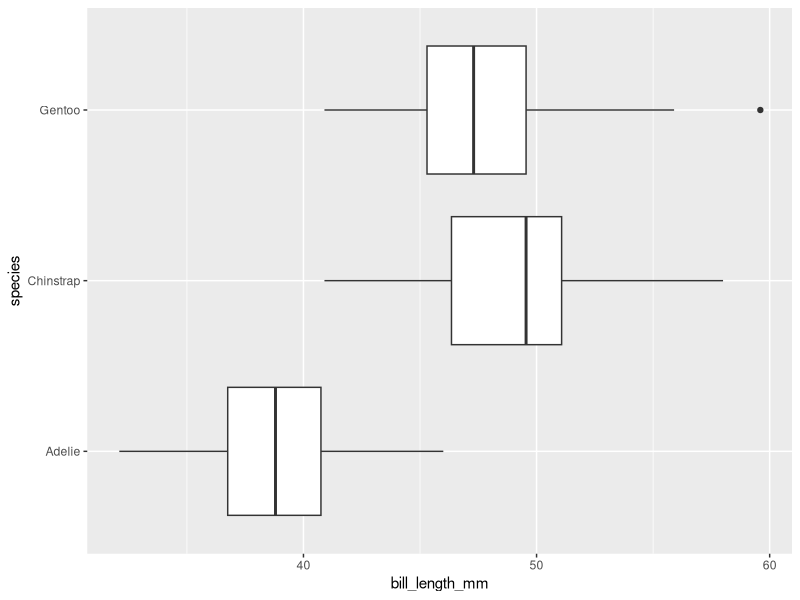
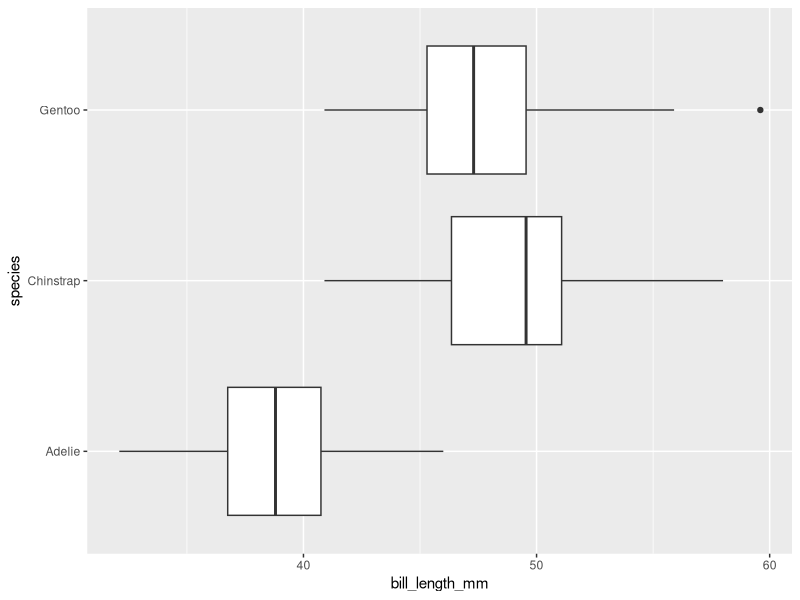

Recreate these plots in R, in order.

            library(ggplot2)
            library(palmerpenguins)
            built_answer <- tryCatch(
                {
                    set.seed(42)
                    ggplot(penguins, aes(x = species, y = bill_length_mm)) + geom_boxplot() + coord_flip()
                    suppressWarnings(
                        if (!file.exists("/sandbox/figures/bill-length_species_boxplot_coord_flip_answer.png")) {
                            ggsave(
                                width = 3,
                                height = 3,
                                "/sandbox/figures/bill-length_species_boxplot_coord_flip_answer.png"
                            )
                        }
                    )
                    suppressWarnings(
                        ggplot_build(last_plot())
                    )
                },
                error = function(e) {
                    'ERROR'
                }
            )
            built_submission <- tryCatch(
                {
                    set.seed(42)
                    ggplot(penguins, aes(x = species, y = bill_length_mm)) + 
  geom_boxplot() + 
  coord_flip()
                    suppressWarnings(
                        ggsave(
                            width = 3,
                            height = 3,
                            "figures/bill-length_species_boxplot_coord_flip_submission_llama.png"
                        )
                    )
                    suppressWarnings(
                        ggplot_build(last_plot())
                    )
                },
                error = function(e) {
                    'ERROR'
                }
            )
            cat(isTRUE(all.equal(built_answer, built_submission)))
        
